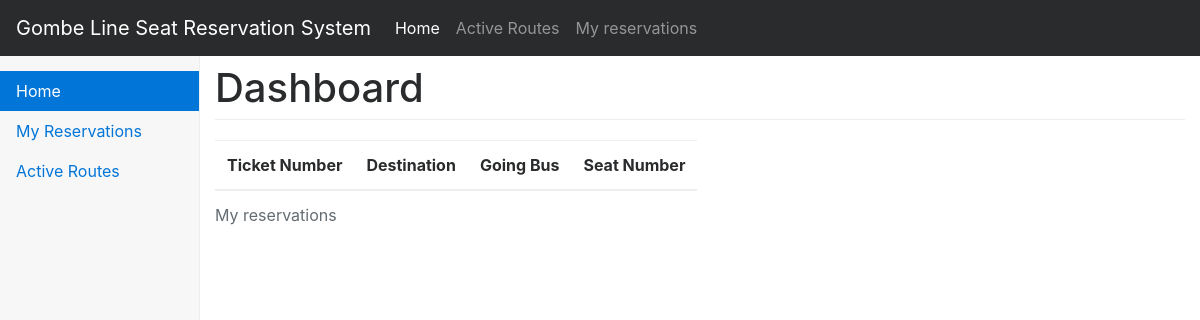
/myreserve (signed in), run on an earlier commit of the app's database.
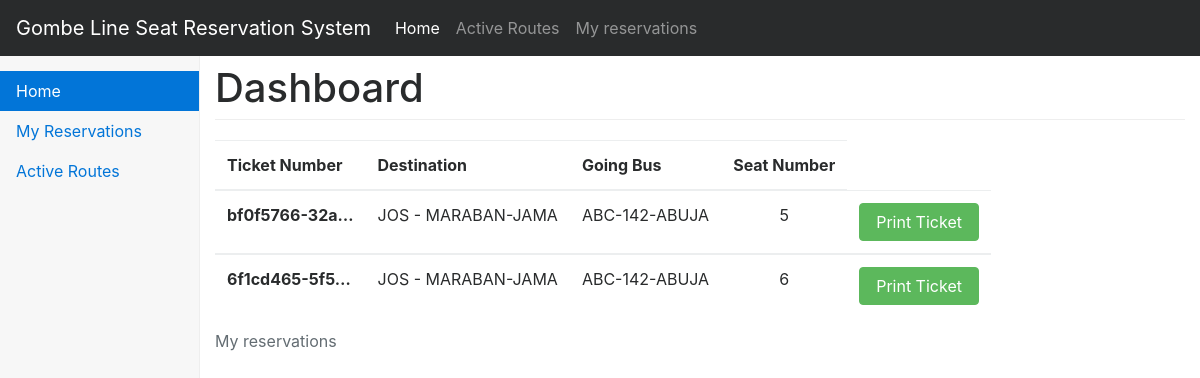
And on a later commit of the database.
### reservations/models.py (models this page shows, shortened)
class Reservation(CreationModificationDateMixin):
    user = models.CharField(default='Admin', verbose_name='Reservation Owner', max_length=200)
    reservation_number = models.UUIDField(default=uuid.uuid1, editable=False)
    destination = models.ForeignKey(Route, verbose_name="Select A Route")
    seat_number = models.IntegerField(verbose_name="PICK A SEAT", null=True)
    car_class = models.CharField(verbose_name="CAR Class", max_length=200,blank=True)
    car_plate_num = models.CharField(verbose_name="CAR Plate Num", max_length=200, blank=True)
    car_type = models.CharField(verbose_name="CAR TYPE", max_length=200, blank=True)
    def __str__(self):
        return str(self.reservation_number) + " " + str(self.seat_number) + "  " + str(self.destination)

class Route(CreationModificationDateMixin):
    route_name = models.CharField(max_length=200, verbose_name="PICK ROUTE")
    route_description = models.CharField(verbose_name="Route Description", max_length=150)
    price = models.IntegerField(verbose_name="Price")
    stop_point = models.CharField(verbose_name="Stop Point 1", max_length=150)
    stop_point1 = models.CharField(verbose_name="Stop Point 2", max_length=150)
    stop_point2 = models.CharField(verbose_name="Stop Point 3", max_length=150, blank=True)
    stop_point3 = models.CharField(verbose_name="Stop Point 4", max_length=150, blank=True)
    stop_point4 = models.CharField(verbose_name="Stop Point 5", max_length=150, blank=True)
    status = models.BooleanField(verbose_name="Route Status")
    bus = models.OneToOneField(Bus, verbose_name="Going Bus")
    departure_time = models.DateTimeField(verbose_name="Departure Time")
    def __str__(self):
        return self.route_name

class Bus(models.Model):
    bus_plate_number = models.CharField(max_length=60, verbose_name="Registration Number")
    colour = models.CharField(max_length=50, verbose_name="Bus Colour")
    engine_number = models.CharField(max_length=50, verbose_name="Engine Number")
    bus_image = models.ImageField(verbose_name="Bus Image", upload_to=upload_to)
    bus_seats = models.ManyToManyField(Seat, "Add Seats To Bus+")
    seat_chart = models.ForeignKey(SeatChart, null=True)

### reservations/view/user_reservation.py (the view)
# urls.py: url(r'^myreserve$', user_reservationpage, name="distinct-reservations"),
def user_reservationpage(request):
    my_reservation = Reservation.objects.filter(user=request.user.username)
    from pprint import pprint
    pprint(my_reservation)
    return render(request, 'user_reservation.html', {'my_reservation':my_reservation})

### templates/user_reservation.html
{% extends 'base.html' %}
{% block content %}
<div class="container">
<div class="table table-responsive table-hover">
    <table>
            <caption>My reservations</caption>
        <thead>
        <tr>
            <th>Ticket Number</th>
            <th>Destination</th>
            <th>Going Bus</th>
            <th>Seat Number</th>
        </tr>
        </thead>
        {% for reservation in my_reservation %}
        <tbody>
        <tr>
            <th>{{ reservation.reservation_number | truncatechars:13 }}</th>
            <td>{{ reservation.destination }}</td>
            <td>{{ reservation.destination.bus.bus_plate_number }}</td>
            <td>{{ reservation.seat_number }}</td>
              <td><a href="{% url 'print_ticket' reservation_id=reservation.id %}" class="btn btn-success" role="button">Print Ticket</a></td>
        </tr>
        </tbody>
        {% endfor %}
    </table>
</div>
</div>
{% endblock %}

What changed in the data, as far as the page shows it:
added Reservation: reservation_number "bf0f5766-32a…", destination "JOS - MARABAN-JAMA", destination.bus.bus_plate_number "ABC-142-ABUJA", seat_number "5"
added Reservation: reservation_number "6f1cd465-5f5…", destination "JOS - MARABAN-JAMA", destination.bus.bus_plate_number "ABC-142-ABUJA", seat_number "6"
